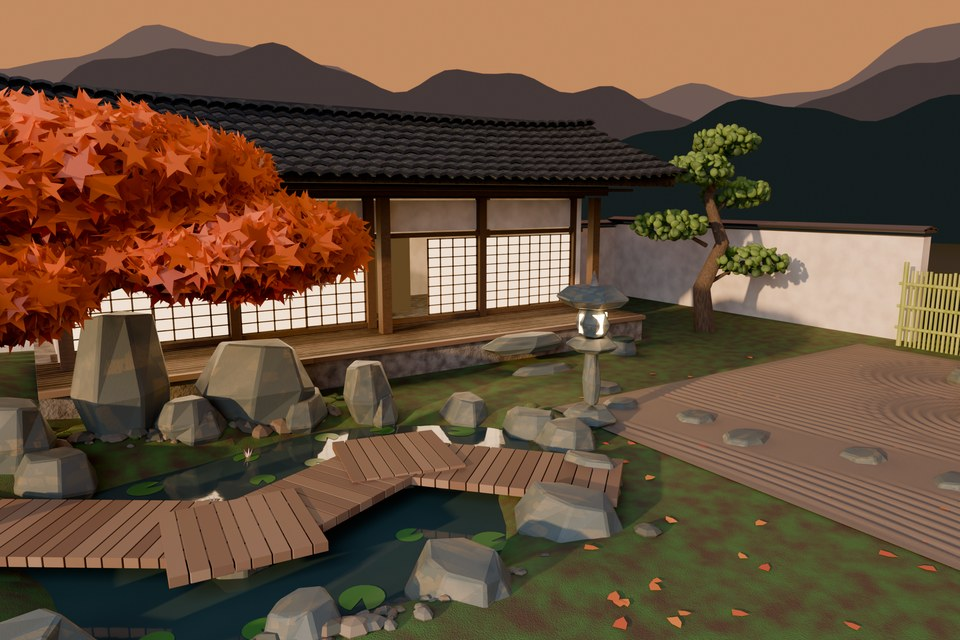
#> input picture austerity-explainer/working-files/session-scratch/proc-work/garden/light/work/orig_960.jpg, 960 x 640 px, found by its file name
$ python make_pictures.py ../../../../austerity-explainer/working-files/session-scratch/proc-work/garden/light/work/orig_960.jpg ../../../../austerity-explainer/working-files/session-scratch/proc-work/garden/light/work/orig_960.jpg
#> lines starting #> are read from the running program, lines starting #| are printed output that depends on the picture
# Builds the pictures for the person from the RunPod previews. usage: make_pictures.py RUNFOLDER OUTFOLDER
import sys, os
from PIL import Image, ImageDraw, ImageFont
R, OUT = sys.argv[1], sys.argv[2]
G = 'proc-work/garden/light/'
try: F = ImageFont.truetype('/usr/share/fonts/truetype/dejavu/DejaVuSans-Bold.ttf', 15)
except Exception: F = ImageFont.load_default()
def tile(path, w, label):
#> called with path = 'proc-work/garden/light/work/orig_960.jpg', w = 640, label = 'BEFORE (original golden hour)'
    im = Image.open(path).convert('RGB'); h = int(im.height * w / im.width); im = im.resize((w, h), Image.LANCZOS)
#> in tile, im is the input picture: PIL image 960x640 RGB; mean R, G, B 105.1, 80.7, 59.6
#> after `h = int(im.height * w / im.width)`: h = 426
    out = Image.new('RGB', (w, h + 22), (0, 0, 0))                 # label bar ABOVE the picture, never over it
#> out: PIL image 640x448 RGB; every value is 0
    out.paste(im, (0, 22)); d = ImageDraw.Draw(out); d.text((6, 3), label, fill=(255, 255, 255), font=F); return out
#> after `out.paste(im, (0, 22))`:
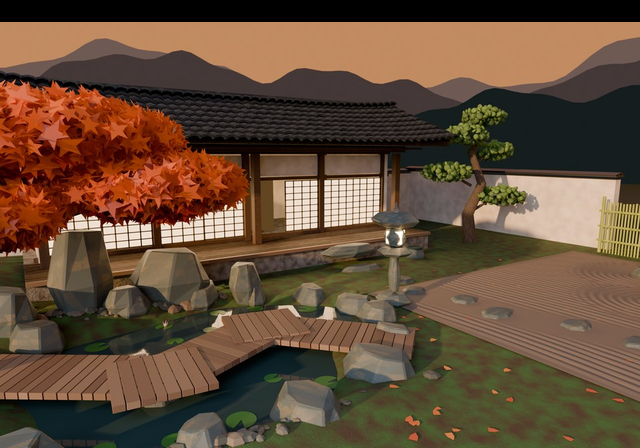
#> out: PIL image 640x448 RGB; mean R, G, B 100, 76.7, 56.8
def save(img, name, limit=400_000):
    p = os.path.join(OUT, name)
    for q in (88, 84, 80, 76, 72, 68, 62):
        img.save(p, 'JPEG', quality=q, optimize=True)
        if os.path.getsize(p) < limit: break
    print(name, os.path.getsize(p), 'bytes q', q)
# 1 whole view: original, realistic, painted (hero camera)
W = 640
a = tile(G + 'work/orig_960.jpg', W, 'BEFORE (original golden hour)')
b = tile(R + '/hero_real.png', W, 'AFTER, realistic look (light stage only)')
#> (the run stopped early here; a loop or call above may not have finished)

$ run again, with austerity-explainer/working-files/session-scratch/plugin-work/kit/pic_flat_hut.jpg copied over austerity-explainer/working-files/session-scratch/proc-work/garden/light/work/orig_960.jpg
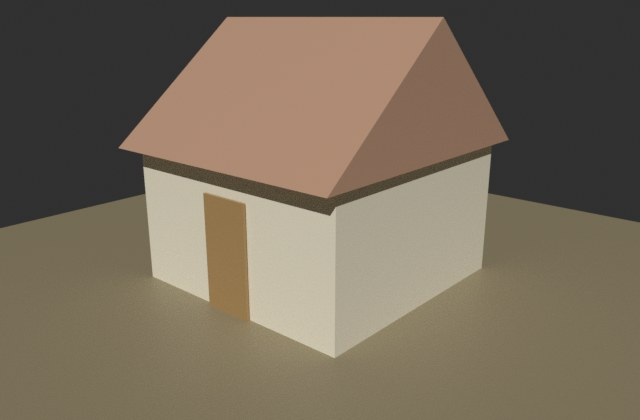
#> input picture austerity-explainer/working-files/session-scratch/plugin-work/kit/pic_flat_hut.jpg, 640 x 420 px, found by its file name
#> in tile, im is the input picture: PIL image 640x420 RGB; mean R, G, B 119.8, 107.8, 91.1
#> in tile, `out.paste(im, (0, 22))`:
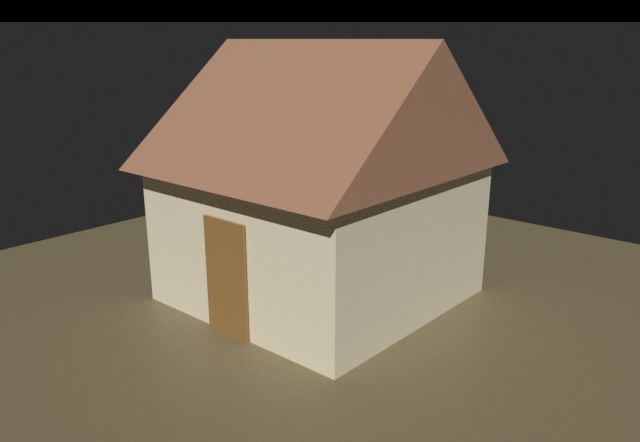
#> out: PIL image 640x442 RGB; mean R, G, B 113.8, 102.5, 86.6

$ run again, with austerity-explainer/working-files/session-scratch/plugin-work/kit/pic_hut_aged.jpg copied over austerity-explainer/working-files/session-scratch/proc-work/garden/light/work/orig_960.jpg
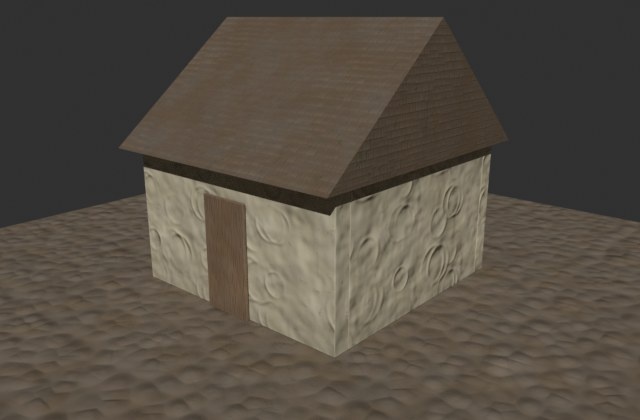
#> input picture austerity-explainer/working-files/session-scratch/plugin-work/kit/pic_hut_aged.jpg, 640 x 420 px, found by its file name
#> in tile, im is the input picture: PIL image 640x420 RGB; mean R, G, B 85.2, 77.7, 67.9
#> in tile, `out.paste(im, (0, 22))`:
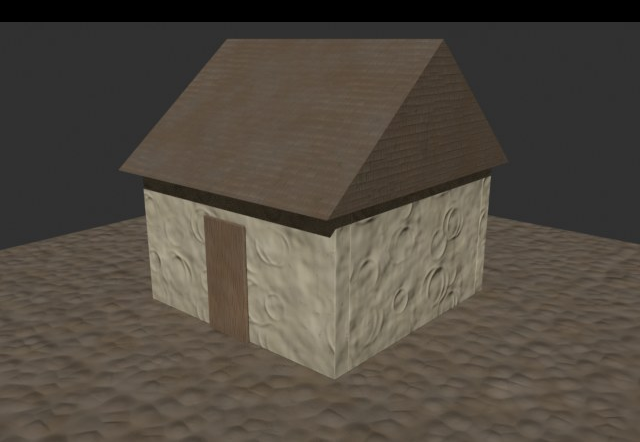
#> out: PIL image 640x442 RGB; mean R, G, B 81, 73.8, 64.5
